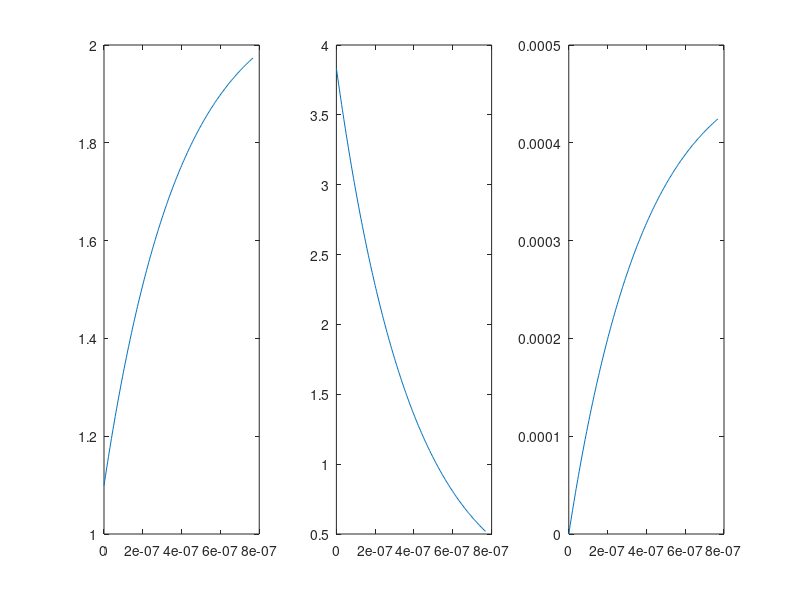

This chart was generated by the following MATLAB code:
% Circuit 2
E0 = 10;
R1 = 12000;
R2 = 15000;
R3 = 4300;
L = 0.003
E = E0*(R1/(R1+R2+R3));
R = R2*(R1+R3)/(R2+(R1+R3));
I = E./R;
tau = L/R;
t = 0:tau/100:2*tau;
Il = I.*(1 - exp(-t./tau));
Vl = (I.*R).*exp(-t./tau) 
I2 = Vl./R2;
I3 = I2 + Il;
Vo = R3.*I3;

subplot(1,3,1)
plot(t,Vo)
subplot(1,3,2)
plot(t,Vl)
subplot(1,3,3)
plot(t,Il)